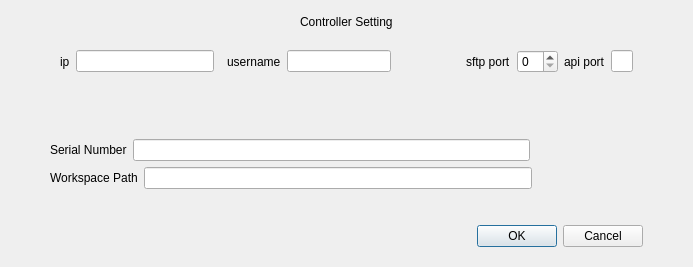
<?xml version="1.0" encoding="UTF-8"?>
<ui version="4.0">
 <class>ControllerSettings</class>
 <widget class="QDialog" name="ControllerSettings">
  <property name="geometry">
   <rect>
    <x>0</x>
    <y>0</y>
    <width>693</width>
    <height>267</height>
   </rect>
  </property>
  <property name="windowTitle">
   <string>Form</string>
  </property>
  <layout class="QVBoxLayout" name="verticalLayout_2" stretch="1,1,0,1,1,0">
   <property name="leftMargin">
    <number>50</number>
   </property>
   <property name="topMargin">
    <number>0</number>
   </property>
   <property name="rightMargin">
    <number>50</number>
   </property>
   <property name="bottomMargin">
    <number>0</number>
   </property>
   <item>
    <layout class="QHBoxLayout" name="horizontalLayout_4">
     <item>
      <spacer name="horizontalSpacer_7">
       <property name="orientation">
        <enum>Qt::Orientation::Horizontal</enum>
       </property>
       <property name="sizeHint" stdset="0">
        <size>
         <width>40</width>
         <height>20</height>
        </size>
       </property>
      </spacer>
     </item>
     <item>
      <widget class="QLabel" name="label">
       <property name="text">
        <string>Controller Setting</string>
       </property>
      </widget>
     </item>
     <item>
      <spacer name="horizontalSpacer_8">
       <property name="orientation">
        <enum>Qt::Orientation::Horizontal</enum>
       </property>
       <property name="sizeHint" stdset="0">
        <size>
         <width>40</width>
         <height>20</height>
        </size>
       </property>
      </spacer>
     </item>
    </layout>
   </item>
   <item>
    <layout class="QHBoxLayout" name="horizontalLayout_3" stretch="1,20,1,1,15,10,1,1,1,1">
     <property name="leftMargin">
      <number>10</number>
     </property>
     <property name="rightMargin">
      <number>10</number>
     </property>
     <item>
      <widget class="QLabel" name="label_5">
       <property name="text">
        <string>ip</string>
       </property>
      </widget>
     </item>
     <item>
      <widget class="QLineEdit" name="ipBox"/>
     </item>
     <item>
      <spacer name="horizontalSpacer_3">
       <property name="orientation">
        <enum>Qt::Orientation::Horizontal</enum>
       </property>
       <property name="sizeHint" stdset="0">
        <size>
         <width>40</width>
         <height>20</height>
        </size>
       </property>
      </spacer>
     </item>
     <item>
      <widget class="QLabel" name="label_4">
       <property name="text">
        <string>username</string>
       </property>
      </widget>
     </item>
     <item>
      <widget class="QLineEdit" name="usernameBox"/>
     </item>
     <item>
      <spacer name="horizontalSpacer_5">
       <property name="orientation">
        <enum>Qt::Orientation::Horizontal</enum>
       </property>
       <property name="sizeHint" stdset="0">
        <size>
         <width>40</width>
         <height>20</height>
        </size>
       </property>
      </spacer>
     </item>
     <item>
      <widget class="QLabel" name="label_2">
       <property name="text">
        <string>sftp port</string>
       </property>
      </widget>
     </item>
     <item>
      <widget class="QSpinBox" name="sftpSpinBox"/>
     </item>
     <item>
      <widget class="QLabel" name="label_3">
       <property name="text">
        <string>api port</string>
       </property>
      </widget>
     </item>
     <item>
      <widget class="QLineEdit" name="apiBox"/>
     </item>
    </layout>
   </item>
   <item>
    <layout class="QHBoxLayout" name="horizontalLayout_6">
     <property name="topMargin">
      <number>20</number>
     </property>
     <property name="bottomMargin">
      <number>20</number>
     </property>
     <item>
      <widget class="QLabel" name="label_8">
       <property name="text">
        <string/>
       </property>
      </widget>
     </item>
    </layout>
   </item>
   <item>
    <layout class="QHBoxLayout" name="horizontalLayout" stretch="1,7,2">
     <item>
      <widget class="QLabel" name="label_7">
       <property name="text">
        <string>Serial Number</string>
       </property>
      </widget>
     </item>
     <item>
      <widget class="QLineEdit" name="SNBox"/>
     </item>
     <item>
      <spacer name="horizontalSpacer_6">
       <property name="orientation">
        <enum>Qt::Orientation::Horizontal</enum>
       </property>
       <property name="sizeHint" stdset="0">
        <size>
         <width>40</width>
         <height>20</height>
        </size>
       </property>
      </spacer>
     </item>
    </layout>
   </item>
   <item>
    <layout class="QHBoxLayout" name="horizontalLayout_2" stretch="1,7,2">
     <item>
      <widget class="QLabel" name="label_6">
       <property name="text">
        <string>Workspace Path</string>
       </property>
      </widget>
     </item>
     <item>
      <widget class="QLineEdit" name="WPBox"/>
     </item>
     <item>
      <spacer name="horizontalSpacer_9">
       <property name="orientation">
        <enum>Qt::Orientation::Horizontal</enum>
       </property>
       <property name="sizeHint" stdset="0">
        <size>
         <width>40</width>
         <height>20</height>
        </size>
       </property>
      </spacer>
     </item>
    </layout>
   </item>
   <item>
    <layout class="QHBoxLayout" name="horizontalLayout_5">
     <property name="topMargin">
      <number>30</number>
     </property>
     <property name="bottomMargin">
      <number>20</number>
     </property>
     <item>
      <spacer name="horizontalSpacer">
       <property name="orientation">
        <enum>Qt::Orientation::Horizontal</enum>
       </property>
       <property name="sizeHint" stdset="0">
        <size>
         <width>40</width>
         <height>20</height>
        </size>
       </property>
      </spacer>
     </item>
     <item>
      <widget class="QPushButton" name="OKBtn">
       <property name="text">
        <string>OK</string>
       </property>
      </widget>
     </item>
     <item>
      <widget class="QPushButton" name="CancelBtn">
       <property name="text">
        <string>Cancel</string>
       </property>
      </widget>
     </item>
    </layout>
   </item>
  </layout>
 </widget>
 <resources/>
 <connections/>
</ui>
